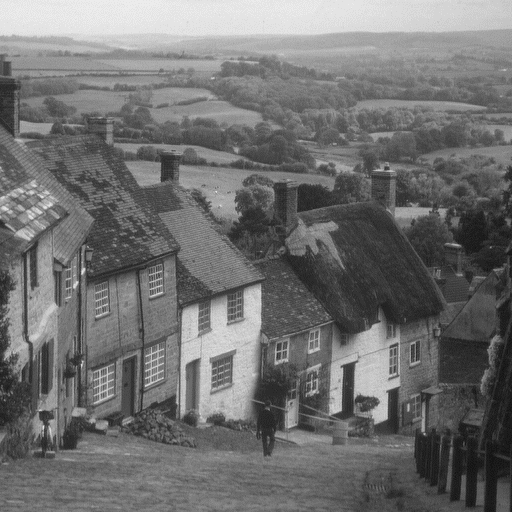
#> input picture pixel-transformation/goldhill.bmp, 512 x 512 px
$ python pixel_transormation.py
#> lines starting #> are read from the running program, lines starting #| are printed output that depends on the picture
import matplotlib.pyplot as plt
import cv2
import numpy as np


def plot_image(image_1, image_2,title_1="Orignal", title_2="New Image"):
    plt.figure(figsize=(10,10))
    plt.subplot(1, 2, 1)
    plt.imshow(image_1,cmap="gray")
    plt.title(title_1)
    plt.subplot(1, 2, 2)
    plt.imshow(image_2,cmap="gray")
    plt.title(title_2)
    plt.show()


def plot_hist(old_image, new_image,title_old="Orignal", title_new="New Image"):
    intensity_values=np.array([x for x in range(256)])
    plt.subplot(1, 2, 1)
    plt.bar(intensity_values, cv2.calcHist([old_image],[0],None,[256],[0,256])[:,0],width = 5)
    #cv2.calcHist(CV array:[image] this is the image channel:[0],for this course it will always be [None],the number of bins:[L],the range of index of bins:[0,L-1])
    plt.title(title_old)
    plt.xlabel('intensity')
    plt.subplot(1, 2, 2)
    plt.bar(intensity_values, cv2.calcHist([new_image],[0],None,[256],[0,256])[:,0],width = 5)
    plt.title(title_new)
    plt.xlabel('intensity')
    plt.show()


toy_image = np.array([[0,2,2],[1,1,1],[1,1,2]],dtype=np.uint8)
plt.imshow(toy_image, cmap="gray")
plt.show()
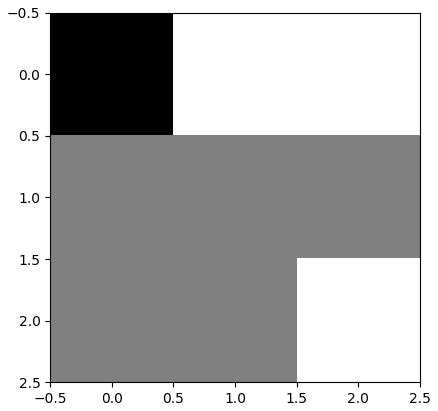
#> figure drawn by matplotlib, 1 panel
print("toy_image:",toy_image)

plt.bar([x for x in range(6)],[1,5,2,0,0,0])
plt.show()
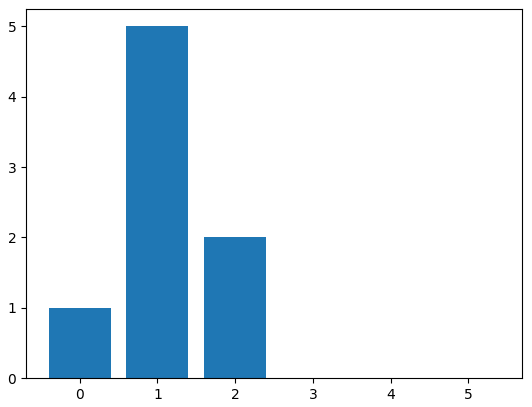
#> figure drawn by matplotlib, 1 panel; tallest bar 5 high, from x = 0.6 to 1.4

plt.bar([x for x in range(6)],[0,1,0,5,0,2])
plt.show()
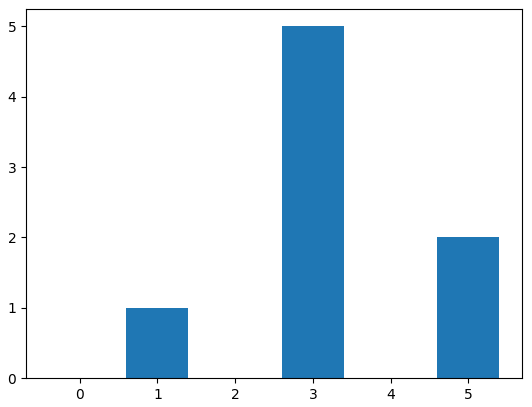
#> figure drawn by matplotlib, 1 panel; tallest bar 5 high, from x = 2.6 to 3.4

##GRAYSCALE HISTOGRAMS

goldhill = cv2.imread("goldhill.bmp",cv2.IMREAD_GRAYSCALE)
#> goldhill is the input picture: shape (512, 512); min 20, max 236, mean 112.2
plt.figure(figsize=(10,10))
plt.imshow(goldhill,cmap="gray")
plt.show()

hist = cv2.calcHist([goldhill],[0], None, [256], [0,256])
#> hist = 256 values, max 20039 at index 116, min 0 at index 0, mean 1024

intensity_values = np.array([x for x in range(hist.shape[0])])
#> intensity_values = 256 values from 0 to 255
print(hist.shape[0])
#| 256
plt.bar(intensity_values, hist[:,0], width = 5)
plt.title("Bar histogram")
plt.show()
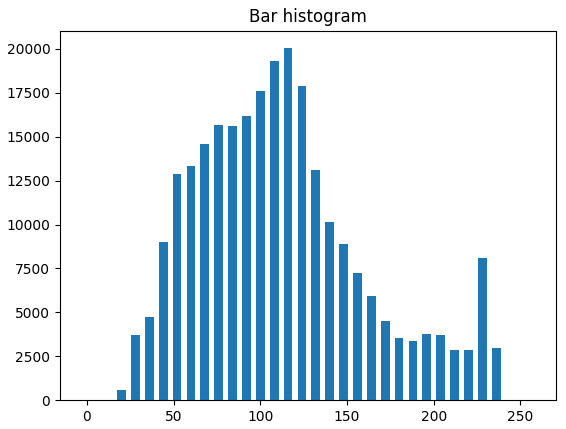
#> figure drawn by matplotlib, 1 panel; tallest bar 20039 high, from x = 113.5 to 118.5

PMF = hist / (goldhill.shape[0] * goldhill.shape[1])
#> PMF = 256 values, max 0.0764 at index 116, min 0 at index 0, mean 0.00391

plt.plot(intensity_values,hist)
plt.title("histogram")
plt.show()
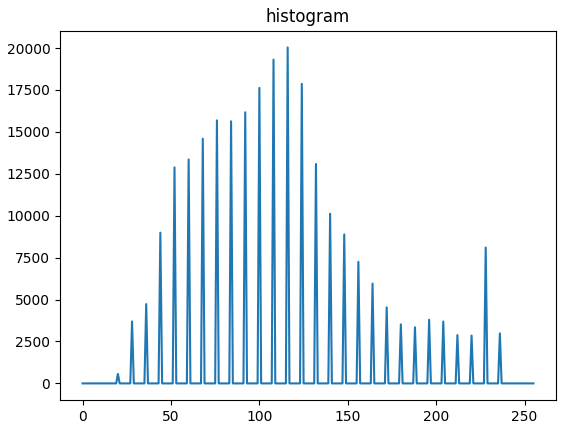
#> figure drawn by matplotlib, 1 panel; curve peaks at x = 116, y = 20039

# We can also apply a histogram to each image color channel
baboon = cv2.imread("baboon.png")
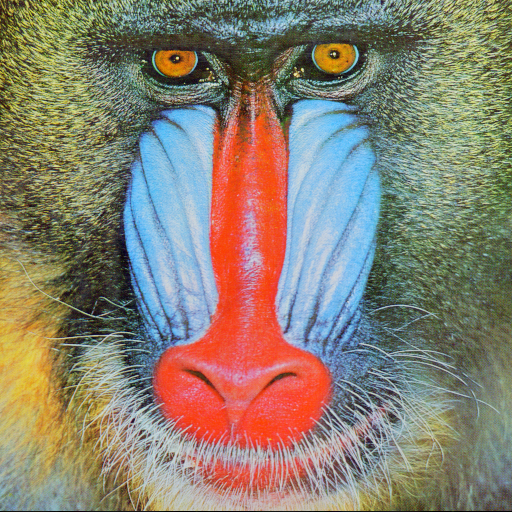
#> input picture pixel-transformation/baboon.png, 512 x 512 px
#> baboon is the input picture: shape (512, 512, 3); mean B, G, R 113.1, 128.9, 137.4
plt.imshow(cv2.cvtColor(baboon, cv2.COLOR_BGR2RGB))
plt.show()

color = ('blue', 'green', 'red')
for i, col in enumerate(color):
    histr = cv2.calcHist([baboon], [i], None, [256], [0, 256])
    plt.plot(intensity_values, histr, color=col, label=col + " channel")

    plt.xlim([0, 256])
plt.legend()
plt.title("Histogram Channels")
plt.show()
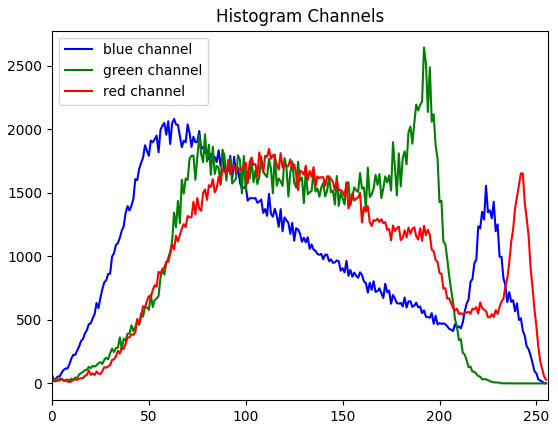
#> figure drawn by matplotlib, 1 panel; curve peaks at x = 63, y = 2081; curve peaks at x = 192, y = 2644; curve peaks at x = 112, y = 1845
